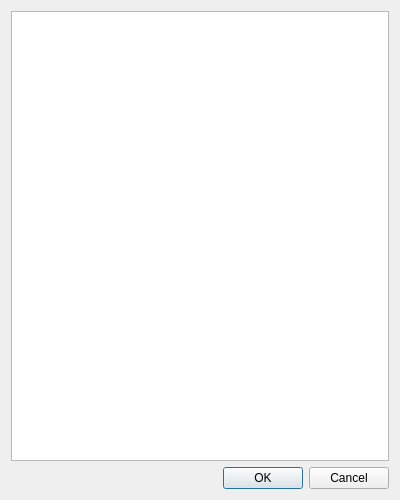
<?xml version="1.0" encoding="UTF-8"?>
<ui version="4.0">
 <class>enter_dlg</class>
 <widget class="QDialog" name="enter_dlg">
  <property name="geometry">
   <rect>
    <x>0</x>
    <y>0</y>
    <width>400</width>
    <height>500</height>
   </rect>
  </property>
  <property name="windowTitle">
   <string>Enter/paste search terms</string>
  </property>
  <layout class="QVBoxLayout" name="verticalLayout">
   <item>
    <widget class="QPlainTextEdit" name="terms">
     <property name="locale">
      <locale language="English" country="UnitedStates"/>
     </property>
    </widget>
   </item>
   <item>
    <widget class="QDialogButtonBox" name="buttonBox">
     <property name="orientation">
      <enum>Qt::Horizontal</enum>
     </property>
     <property name="standardButtons">
      <set>QDialogButtonBox::Cancel|QDialogButtonBox::Ok</set>
     </property>
    </widget>
   </item>
  </layout>
 </widget>
 <resources/>
 <connections>
  <connection>
   <sender>buttonBox</sender>
   <signal>accepted()</signal>
   <receiver>enter_dlg</receiver>
   <slot>accept()</slot>
   <hints>
    <hint type="sourcelabel">
     <x>248</x>
     <y>254</y>
    </hint>
    <hint type="destinationlabel">
     <x>157</x>
     <y>274</y>
    </hint>
   </hints>
  </connection>
  <connection>
   <sender>buttonBox</sender>
   <signal>rejected()</signal>
   <receiver>enter_dlg</receiver>
   <slot>reject()</slot>
   <hints>
    <hint type="sourcelabel">
     <x>316</x>
     <y>260</y>
    </hint>
    <hint type="destinationlabel">
     <x>286</x>
     <y>274</y>
    </hint>
   </hints>
  </connection>
 </connections>
</ui>
